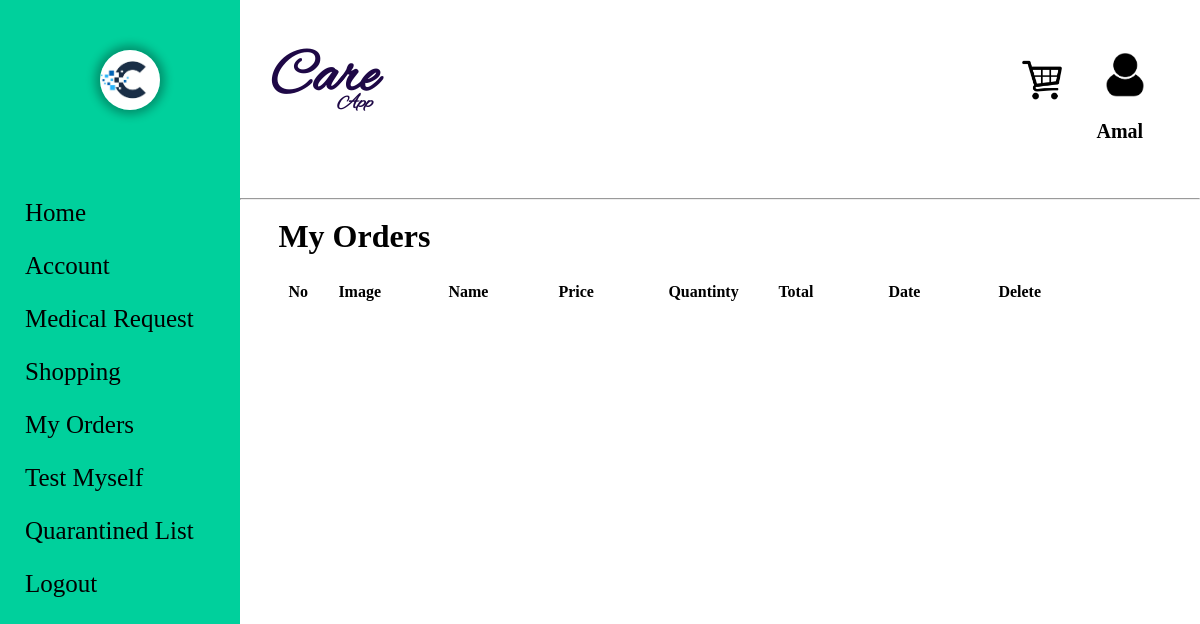
/myOrder.php (signed in), run on an earlier commit of the app's database.
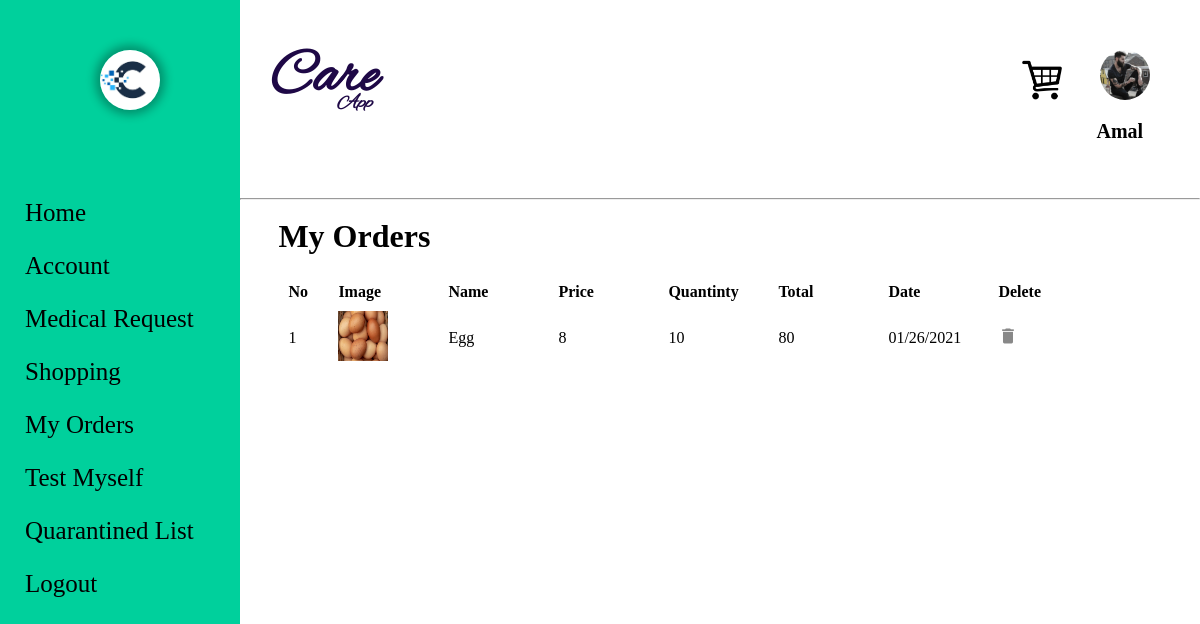
And on a later commit of the database.
### tables this page shows
CREATE TABLE `dp` (
  `dp_id` int(5) NOT NULL,
  `L_id` int(5) NOT NULL,
  `image` varchar(50) NOT NULL,
  `status` tinyint(1) NOT NULL DEFAULT 1
);

CREATE TABLE `myorder` (
  `O_id` int(5) NOT NULL,
  `L_id` int(5) NOT NULL,
  `P_id` int(5) NOT NULL,
  `quantity` int(5) NOT NULL,
  `Date` varchar(12) NOT NULL
);

CREATE TABLE `product` (
  `P_id` int(5) NOT NULL,
  `name` varchar(20) NOT NULL,
  `price` int(5) NOT NULL,
  `quantity` int(5) NOT NULL,
  `category` varchar(20) NOT NULL,
  `image` varchar(50) NOT NULL,
  `status` tinyint(1) NOT NULL DEFAULT 1
);

### myOrder.php (the view, shortened to what this page needs)
<!DOCTYPE html>
<html lang="en">
<head>
	<link rel="stylesheet" type="text/css" href="css\registration.css" />
</head>
<body>
	<?php require("Leftbar.php"); ?>
	<div class="right_cont" style="{background-color: rgb(232, 232, 232);}">
		<?php require("Topbar.php"); ?>
		<br><h1 style="margin-left:4%;">My Orders</h1><br>
		<table class="cart" cellpadding="5" cellspacing="10">
			<tbody>
			<tr>
				<th style="text-align:left;" width="40px">No</th>
				<th style="text-align:left;" width="100px">Image</th>
				<th style="text-align:left;" width="100px">Name</th>
				<th style="text-align:left;" width="100px">Price</th>
				<th style="text-align:left;" width="100px">Quantinty</th>
				<th style="text-align:left;" width="100px">Total</th>
				<th style="text-align:left;" width="100px">Date</th>
				<th style="text-align:left;" width="100px">Delete</th>
			</tr>
			<?php
				$counter = 0;
				$tmpid=$_SESSION['id'];
				$con=mysqli_connect("localhost","root","","care_app")or die("couldn't connect");
				$query="select * from myOrder where L_id = $tmpid";
				$result =mysqli_query($con,$query);
				while($row=mysqli_fetch_array($result))
				{
					$id=$row['P_id'];
					$Oid=$row['O_id'];
					$quer="select * from product where P_id=$id";
					$resl =mysqli_query($con,$quer);
					$ro=mysqli_fetch_array($resl);
						$image = $ro['image'];
						$image_src = "uploads/".$image;
						?>
					<tr>
						<td><?php echo ++$counter ?></td>
						<td><img src='<?php echo $image_src;  ?>' width="50" height="50" ></td>
						<td><?php echo $ro['name'] ?></td>
						<td><?php echo $ro['price'] ?></td>
						<td><?php echo $row['quantity'] ?></td>
						<?php
							$total=$row['quantity']*$ro['price'];
						?>
						<td><?php echo $total ?></td>
						<td><?php echo $row['Date'] ?></td>
						<td><a href="php/deleteOrder.php?dd=<?php echo $Oid ?>"><img src="images\icon-delete.png" /></a></td>
					</tr>
					<?php
				}
			?>
		</table>
	</div>
</body>
</html>

### Topbar.php (shortened to what this page needs)
<!DOCTYPE html>
<html lang="en">
<head>
     <link rel="stylesheet" href="css/home.css">
</head>
<body>
    <div class="nav">
            <h1>Care</h1>
            <h2>App</h2>
        <div class="logo">
            <?php
            if(isset($_SESSION['id']))
            {
                $con = mysqli_connect("localhost","root","","care_app")or die("failed");
                $tmpid=$_SESSION['id'];
                if($row['user_type']=='user')
                {    ?>
                    <a href="Cart.php"><img class="carticon" src="images/cart.png" width="40" height="40"></a>
                    <?php
                }
                $sql="select image from dp where L_id=$tmpid ";
                $result=mysqli_query($con,$sql) or die($sql);
                if(mysqli_num_rows($result)>0)
                {
                    $row = mysqli_fetch_array($result);
                    $image = $row['image'];
                    $image_src = "uploads/".$image;
                    ?>
                    <a href="ViewProfile.php"><img class="usericon" src="<?php echo $image_src;  ?>" ></a>
                <?php
                }
                else
                {
                ?>
                    <a href="ViewProfile.php"><img class="usericon" src="images/uicon.png" ></a>
                <?php
                }
            }
            else
            {
            ?>
                <a href="Login.php"><img class="usericon" src="images/uicon.png" ></a>
            <?php
            }
        ?>
            <h3>
            <?php
                if(isset($_SESSION['id']))
                {
                    $con = mysqli_connect("localhost","root","","care_app")or die("failed");
                    $tmpid=$_SESSION['id'];
                        $sql="select name as name from admin where L_id=$tmpid
                        union select name from user where L_id=$tmpid
                        union select name from medical_staff where L_id=$tmpid
                        union select name from punchayat_officer where L_id=$tmpid
                        union select name from volunteer where L_id=$tmpid";
                        $result=mysqli_query($con,$sql) or die($sql);
                        if(mysqli_num_rows($result)>0)
                        {
                            while($row=mysqli_fetch_array($result))
                            {
                                $name=$row['name'];
                                echo $name;
                            }
                        }
                }
            ?></h3>
        </div>
    </div>
    <hr>
</body>
</html>

What changed in the data, as far as the page shows it:
added dp: image (picture)
added myorder: P.image (picture), P.name "Egg", P.price "8", quantity "10", quantity.price "80", Date "01/26/2021"
